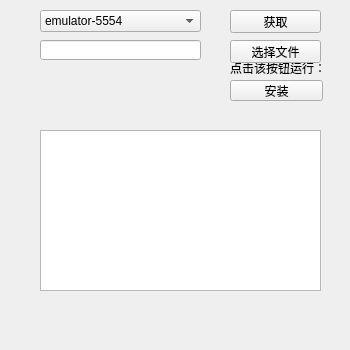
<?xml version="1.0" encoding="UTF-8"?>
<ui version="4.0">
 <class>jiaoben</class>
 <widget class="QWidget" name="jiaoben">
  <property name="geometry">
   <rect>
    <x>0</x>
    <y>0</y>
    <width>350</width>
    <height>350</height>
   </rect>
  </property>
  <property name="windowTitle">
   <string>脚本</string>
  </property>
  <widget class="QPushButton" name="pushButton">
   <property name="geometry">
    <rect>
     <x>230</x>
     <y>80</y>
     <width>93</width>
     <height>21</height>
    </rect>
   </property>
   <property name="text">
    <string>安装</string>
   </property>
  </widget>
  <widget class="QLabel" name="label">
   <property name="geometry">
    <rect>
     <x>230</x>
     <y>60</y>
     <width>111</width>
     <height>16</height>
    </rect>
   </property>
   <property name="text">
    <string>点击该按钮运行：</string>
   </property>
  </widget>
  <widget class="QTextBrowser" name="textBrowser">
   <property name="geometry">
    <rect>
     <x>40</x>
     <y>130</y>
     <width>281</width>
     <height>161</height>
    </rect>
   </property>
  </widget>
  <widget class="QComboBox" name="deviceslist">
   <property name="enabled">
    <bool>true</bool>
   </property>
   <property name="geometry">
    <rect>
     <x>40</x>
     <y>10</y>
     <width>161</width>
     <height>22</height>
    </rect>
   </property>
   <item>
    <property name="text">
     <string>emulator-5554</string>
    </property>
   </item>
   <item>
    <property name="text">
     <string>emulator-5555</string>
    </property>
   </item>
  </widget>
  <widget class="QPushButton" name="pushdeviceslist">
   <property name="geometry">
    <rect>
     <x>230</x>
     <y>10</y>
     <width>91</width>
     <height>23</height>
    </rect>
   </property>
   <property name="text">
    <string>获取</string>
   </property>
  </widget>
  <widget class="QPushButton" name="pushButton_3">
   <property name="geometry">
    <rect>
     <x>230</x>
     <y>40</y>
     <width>91</width>
     <height>23</height>
    </rect>
   </property>
   <property name="text">
    <string>选择文件</string>
   </property>
  </widget>
  <widget class="QLineEdit" name="lineEdit">
   <property name="geometry">
    <rect>
     <x>40</x>
     <y>40</y>
     <width>161</width>
     <height>20</height>
    </rect>
   </property>
  </widget>
 </widget>
 <resources/>
 <connections/>
</ui>
